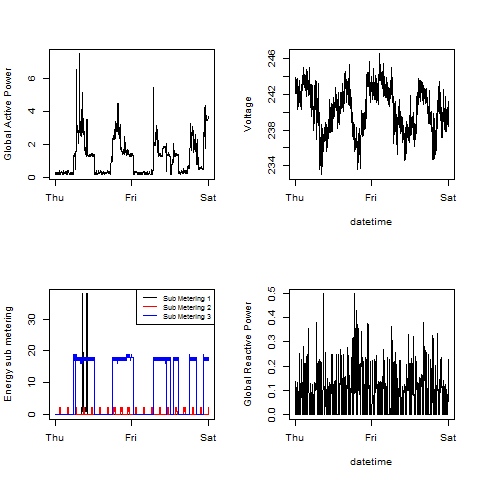

The R source for this figure:
## Plot 4
png("plot4.png", width = 480, height = 480)
par(mfrow=c(2,2))
plot(data$Time, data$"Global Active Power",
     type="l",
     xlab="",
     ylab="Global Active Power")
plot(data$Time, data$"Voltage",
     type="l",
     xlab="datetime",
     ylab="Voltage")
plot(data$Time, data$"Sub Metering 1",
     col="black",
     type="l",
     xlab="",
     ylab="Energy sub metering")
lines(data$Time, data$"Sub Metering 2", col="red")
lines(data$Time, data$"Sub Metering 3", col="blue")
legend("topright",
       legend=c("Sub Metering 1","Sub Metering 2","Sub Metering 3"),
       lty=1,
       col=c("black","red","blue"),
       cex=0.75)
plot(data$Time, data$"Global Reactive Power",
     type="l",
     xlab="datetime",
     ylab="Global Reactive Power")
dev.off()